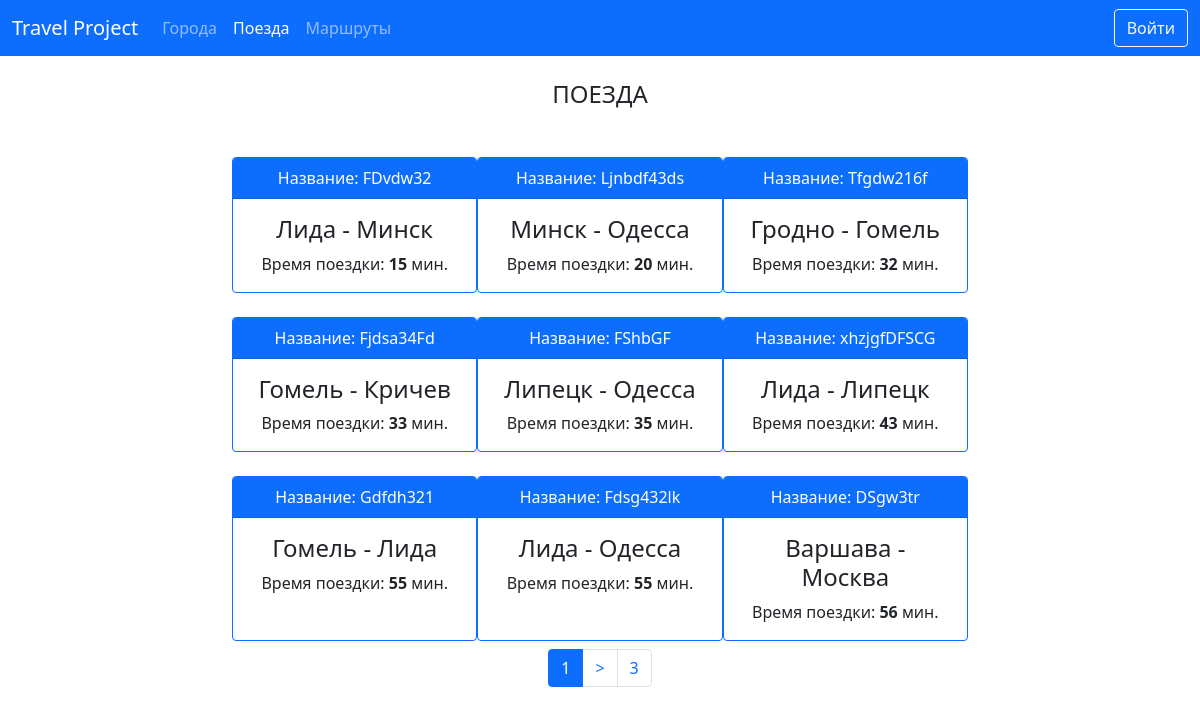
The app's page /trains/ with its own data.
### trains/models.py (models this page shows, shortened)
class Train(models.Model):
    name = models.CharField(max_length=50, unique=True,
                            verbose_name='Название поезда')
    travel_time = models.PositiveSmallIntegerField(verbose_name='Время в пути')
    from_city = models.ForeignKey(City, related_name='from_city_set',
                                  on_delete=models.CASCADE, verbose_name='Из какого города',
                                  null=True, blank=True
                                  )
    to_city = models.ForeignKey(City, related_name='to_city_set',
                                on_delete=models.CASCADE, verbose_name='В какой город',
                                null=True, blank=True
                                )
    class Meta:
        verbose_name = 'Поезд'
        verbose_name_plural = 'Поезда'
        ordering = ['travel_time']

### cities/models.py (models this page shows)
class City(models.Model):
    name = models.CharField(max_length=40, unique=True, verbose_name='Название города')
    def __str__(self):
        return self.name
    class Meta:
        verbose_name = 'Город'
        verbose_name_plural = 'Города'
        ordering = ['name', ]

### trains/views.py (the view)
# urls.py: path('', views.TrainListView.as_view(), name='home'),
class TrainListView(ListView):
    paginate_by = 9
    model = Train
    template_name = 'trains/home.html'

### trains/templates/trains/home.html (shortened to what this page needs)
{% extends 'base.html' %}
{% block bodydata %}
    <h4 class="my-4 text-center">ПОЕЗДА</h4>
    <div class='row row-cols-md-4 g-0'>
        {% for item in page_obj %}
            <div class="card border-primary mt-4 mx-0 col-md-4">
                <div class="card-header bg-primary text-white text-center">
                    Название: {{ item.name }}
                </div>
                <div class="card-body">
                    <h4 class="card-title text-center">
                        {{ item.from_city }} - {{ item.to_city }}
                    </h4>
                    <p class="card-text text-center">
                        Время поездки: <strong>{{ item.travel_time }}</strong> мин.
                    </p>
                </div>
            </div>
        {% endfor %}
    </div>
    <div class="pagination justify-content-center my-2">
        <li class="page-item active" aria-current="page">
            <a class="page-link" href="">{{ page_obj.number }}</a>
        </li>
        {% if page_obj.has_next %}
            <li class="page-item">
                <a class="page-link" href="?page={{ page_obj.next_page_number }}">&gt</a>
            </li>
            <li class="page-item">
                <a class="page-link" href="?page={{ page_obj.paginator.num_pages }}">
                    {{ page_obj.paginator.num_pages }}
                </a>
            </li>
        {% endif %}
    </div>
{% endblock %}

### records on screen
Train: name "FDvdw32", from_city "Лида", to_city "Минск", travel_time "15"
Train: name "Ljnbdf43ds", from_city "Минск", to_city "Одесса", travel_time "20"
Train: name "Tfgdw216f", from_city "Гродно", to_city "Гомель", travel_time "32"
Train: name "Fjdsa34Fd", from_city "Гомель", to_city "Кричев", travel_time "33"
Train: name "FShbGF", from_city "Липецк", to_city "Одесса", travel_time "35"
Train: name "xhzjgfDFSCG", from_city "Лида", to_city "Липецк", travel_time "43"
Train: name "Gdfdh321", from_city "Гомель", to_city "Лида", travel_time "55"
Train: name "Fdsg432lk", from_city "Лида", to_city "Одесса", travel_time "55"
Train: name "DSgw3tr", from_city "Варшава", to_city "Москва", travel_time "56"

### other values on screen
{{ page_obj.number }} "1"
{{ page_obj.paginator.num_pages }} "3"
